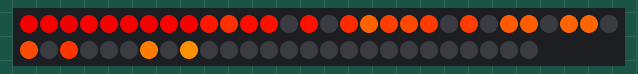
Recording of a sketch running on a simulated Arduino Uno, built with avr-gcc and run on an emulated ATmega328P. Parts: 56 RGB LEDs in strip order, left to right, continuing on the next row. Random numbers use the default seed unless the sketch sets one.

Above: at 0.13 s.
At 12.29 s:
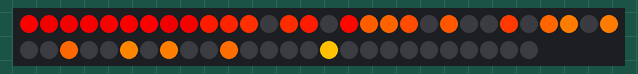
At 17.01 s:
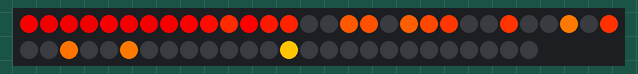
At 19.95 s:
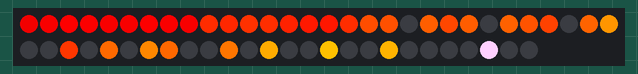
At 34.0 s:
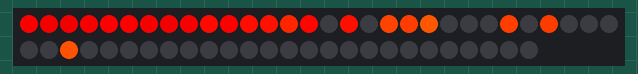
At 39.37 s:
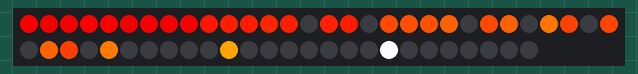

The sketch:

fireplace.ino
```cpp
#include <Adafruit_NeoPixel.h>

#define PIN 6

// Parameter 1 = number of pixels in strip
// Parameter 2 = pin number (most are valid)
// Parameter 3 = pixel type flags, add together as needed:
//   NEO_KHZ800  800 KHz bitstream (most NeoPixel products w/WS2812 LEDs)
//   NEO_KHZ400  400 KHz (classic 'v1' (not v2) FLORA pixels, WS2811 drivers)
//   NEO_GRB     Pixels are wired for GRB bitstream (most NeoPixel products)
//   NEO_RGB     Pixels are wired for RGB bitstream (v1 FLORA pixels, not v2)
Adafruit_NeoPixel strip = Adafruit_NeoPixel(56, PIN, NEO_GRB + NEO_KHZ800);

void setup() {
  strip.begin();
  strip.show(); // Initialize all pixels to 'off'
}

void modeFireplace(){

	uint8_t iRandom = 0;
	for(int iRow = 0; iRow<8; iRow++){

		for(int iCol = 0; iCol<9; iCol++){
                for(int iBlank = 0; iBlank < strip.numPixels(); iBlank++){strip.setPixelColor(iRow+(iCol*8), 0,0,0);}
			iRandom = random(1,100);
			if (iRandom > 0){strip.setPixelColor(iCol, random(200,255), 0, 0);}
			if (iRandom > 50){strip.setPixelColor(8+iCol, 255, random(0,50), 0);}
			if (iRandom > 65){strip.setPixelColor(16+iCol, 255, random(50,100), 0);}
			if (iRandom > 80){strip.setPixelColor(24+iCol, 255, random(50,150), 0);}
			if (iRandom > 90){strip.setPixelColor(32+iCol, 255, random(100,150), 0);}
			if (iRandom > 95){strip.setPixelColor(40+iCol, 255, random(150,200), 0);}
			if (iRandom > 98){strip.setPixelColor(48+iCol, 255, random(200,255), 255);}
//                  delay(10);
		}
	}
        strip.show();
}

void loop() {
    modeFireplace();
}
```
